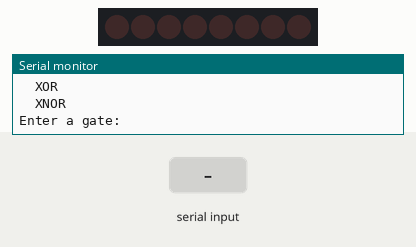
Simulated run of this sketch. Board: ESP32. Parts: 8 shift-register outputs drawn as a row of LEDs (first output left, lit = HIGH), the last lines printed to the serial monitor. Wiring (inferred from the names in the program): shift register (74HC595): data GPIO 23; shift clock GPIO 18; latch GPIO 19. Wiring (inferred from the signals the program sends): row of LEDs: on Q0, Q1, Q2, Q3, Q4, Q5, Q6, Q7. The test bench sets the inputs (shaded band).

Above: at 1.3 s.
1.4 s: "AND\n" received over Serial
At 2.6 s:
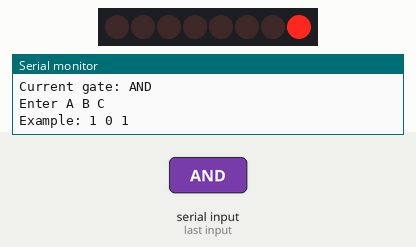
2.9 s: "OR\n" received over Serial
At 3.9 s:
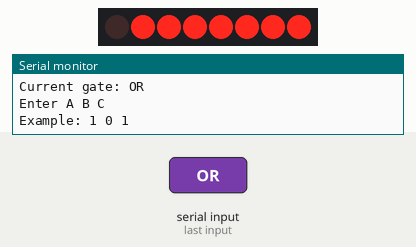
4.4 s: "NAND\n" received over Serial
At 5.1 s:
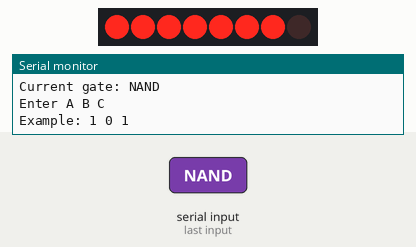
5.9 s: "NOR\n" received over Serial
At 6.2 s:
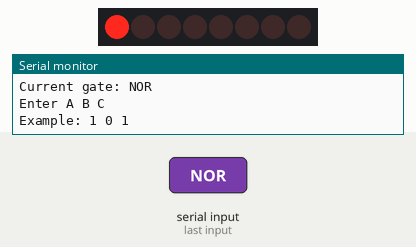
7.4 s: "XOR\n" received over Serial
At 8.6 s:
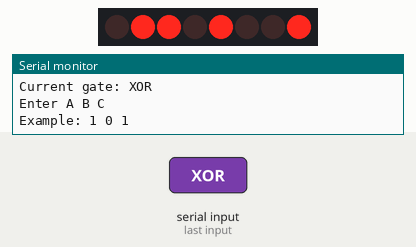
8.9 s: "XNOR\n" received over Serial
At 9.7 s:
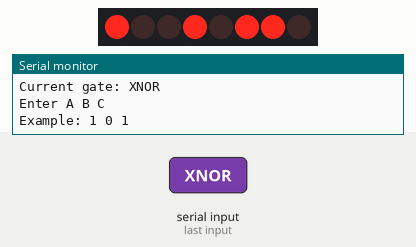
Timing chart, 0 to 11.4 s (numbered marks = the images above; inputs shaded):
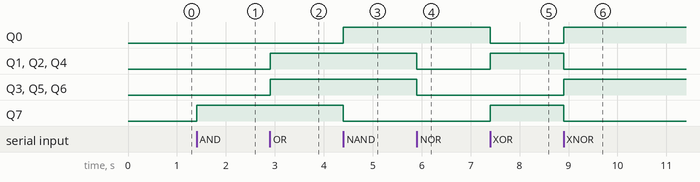

The sketch:

FPGA_prototype.ino
```cpp
// #define SER   12
// #define RCLK  11
// #define SCLK  10

// // 74LS151 select lines
// #define S0    6
// #define S1    5
// #define S2    4

#define SER   23
#define RCLK  19
#define SCLK  18

// 74LS151 select lines
#define S0    25
#define S1    26
#define S2    27


// ============================================================
// Current gate
// ============================================================

String currentGate = "";


// ============================================================
// Load LUT configuration into 74HC595
// ============================================================

void loadLUT(byte data)
{
  // Shift data into 74HC595

  digitalWrite(RCLK, LOW);

  shiftOut(SER, SCLK, MSBFIRST, data);

  // Latch data to QA-QH

  digitalWrite(RCLK, HIGH);
}


// ============================================================
// Set 74LS151 select lines
//
// S2 = A
// S1 = B
// S0 = C
// ============================================================

void setMUX(byte A, byte B, byte C)
{
  digitalWrite(S2, A);
  digitalWrite(S1, B);
  digitalWrite(S0, C);
}


// ============================================================
// Get LUT configuration for a gate
//
// Bit 0 -> QA -> I0
// Bit 1 -> QB -> I1
// ...
// Bit 7 -> QH -> I7
// ============================================================

byte getLUT(String gate)
{
  if (gate == "AND")
  {
    // 00000000 -> 0
    // 00000001 -> 0
    // 00000010 -> 0
    // 00000011 -> 0
    // 00000100 -> 0
    // 00000101 -> 0
    // 00000110 -> 0
    // 00000111 -> 1

    return 0b10000000;
  }


  else if (gate == "OR")
  {
    // Only 000 = 0

    return 0b11111110;
  }


  else if (gate == "NAND")
  {
    // Only 111 = 0

    return 0b01111111;
  }


  else if (gate == "NOR")
  {
    // Only 000 = 1

    return 0b00000001;
  }


  else if (gate == "XOR")
  {
    /*
        3-input XOR

        A B C | Y
        --------------
        0 0 0 | 0
        0 0 1 | 1
        0 1 0 | 1
        0 1 1 | 0
        1 0 0 | 1
        1 0 1 | 0
        1 1 0 | 0
        1 1 1 | 1

        I7 I6 I5 I4 I3 I2 I1 I0
         1  0  0  1  0  1  1  0
    */

    return 0b10010110;
  }


  else if (gate == "XNOR")
  {
    /*
        3-input XNOR

        A B C | Y
        --------------
        0 0 0 | 1
        0 0 1 | 0
        0 1 0 | 0
        0 1 1 | 1
        1 0 0 | 0
        1 0 1 | 1
        1 1 0 | 1
        1 1 1 | 0

        I7 I6 I5 I4 I3 I2 I1 I0
         0  1  1  0  1  0  0  1
    */

    return 0b01101001;
  }


  // Invalid gate

  return 0;
}


// ============================================================
// Check whether command is a valid gate
// ============================================================

bool isGate(String command)
{
  return
    command == "AND"  ||
    command == "OR"   ||
    command == "NAND" ||
    command == "NOR"  ||
    command == "XOR"  ||
    command == "XNOR";
}


// ============================================================
// Print LUT
// ============================================================

void printLUT(byte data)
{
  Serial.print("LUT = ");

  for (int i = 7; i >= 0; i--)
  {
    Serial.print((data >> i) & 1);
  }

  Serial.println();

  Serial.println();
  Serial.println("QH QG QF QE QD QC QB QA");

  for (int i = 7; i >= 0; i--)
  {
    Serial.print(" ");
    Serial.print((data >> i) & 1);
    Serial.print(" ");
  }

  Serial.println();
}


// ============================================================
// Configure a new gate
// ============================================================

void configureGate(String gate)
{
  byte lutData = getLUT(gate);

  currentGate = gate;

  Serial.println();
  Serial.print("Configuring ");
  Serial.print(gate);
  Serial.println("...");

  // Load LUT into 595

  loadLUT(lutData);

  Serial.println("LUT configuration loaded.");

  printLUT(lutData);

  Serial.println();
  Serial.print("Current gate: ");
  Serial.println(currentGate);

  Serial.println();
  Serial.println("Enter A B C");
  Serial.println("Example: 1 0 1");
  Serial.println();
}


// ============================================================
// Setup
// ============================================================

void setup()
{
  pinMode(SER, OUTPUT);
  pinMode(RCLK, OUTPUT);
  pinMode(SCLK, OUTPUT);

  pinMode(S0, OUTPUT);
  pinMode(S1, OUTPUT);
  pinMode(S2, OUTPUT);

  Serial.begin(9600);

  digitalWrite(RCLK, LOW);

  // Initial MUX state

  setMUX(0, 0, 0);

  Serial.println();
  Serial.println("======================================");
  Serial.println("        3-INPUT LUT TESTER");
  Serial.println("======================================");
  Serial.println();

  Serial.println("Available gates:");
  Serial.println("  AND");
  Serial.println("  OR");
  Serial.println("  NAND");
  Serial.println("  NOR");
  Serial.println("  XOR");
  Serial.println("  XNOR");

  Serial.println();
  Serial.println("Enter a gate:");
}


// ============================================================
// Main loop
// ============================================================

void loop()
{
  if (!Serial.available())
    return;


  // Read complete line

  String input = Serial.readStringUntil('\n');

  input.trim();
  input.toUpperCase();


  // Ignore empty input

  if (input.length() == 0)
    return;


  // ==========================================================
  // FIRST: Check whether user entered a GATE
  //
  // This is checked regardless of the current state.
  // Therefore you can change the gate at any time.
  // ==========================================================

  if (isGate(input))
  {
    configureGate(input);

    return;
  }


  // ==========================================================
  // If no gate has been selected yet
  // ==========================================================

  if (currentGate == "")
  {
    Serial.println();
    Serial.println("Please select a gate first.");

    Serial.println();
    Serial.println("Available:");
    Serial.println("AND");
    Serial.println("OR");
    Serial.println("NAND");
    Serial.println("NOR");
    Serial.println("XOR");
    Serial.println("XNOR");

    return;
  }


  // ==========================================================
  // Otherwise interpret input as A B C
  // ==========================================================

  int A;
  int B;
  int C;


  // Parse three integers

  if (sscanf(input.c_str(), "%d %d %d", &A, &B, &C) != 3)
  {
    Serial.println();
    Serial.println("Invalid input.");

    Serial.println();
    Serial.println("Enter:");
    Serial.println("A B C");

    Serial.println();
    Serial.println("Example:");
    Serial.println("1 0 1");

    Serial.println();
    Serial.println("Or enter a new gate:");
    Serial.println("AND / OR / NAND / NOR / XOR / XNOR");

    return;
  }


  // ==========================================================
  // Validate A B C
  // ==========================================================

  if ((A != 0 && A != 1) ||
      (B != 0 && B != 1) ||
      (C != 0 && C != 1))
  {
    Serial.println();
    Serial.println("ERROR: A, B and C must be 0 or 1.");

    return;
  }


  // ==========================================================
  // Calculate MUX address
  //
  // S2 S1 S0 = A B C
  //
  // Address = ABC
  // ==========================================================

  int address =
      (A << 2) |
      (B << 1) |
       C;


  // ==========================================================
  // Set MUX
  // ==========================================================

  setMUX(A, B, C);


  // ==========================================================
  // Calculate expected result
  //
  // This is ONLY for serial-monitor verification.
  // The actual result is generated by:
  //
  // 595 -> 151 -> LED
  //
  // ==========================================================

  int expected = 0;


  if (currentGate == "AND")
  {
    expected = A & B & C;
  }

  else if (currentGate == "OR")
  {
    expected = A | B | C;
  }

  else if (currentGate == "NAND")
  {
    expected = !(A & B & C);
  }

  else if (currentGate == "NOR")
  {
    expected = !(A | B | C);
  }

  else if (currentGate == "XOR")
  {
    expected = A ^ B ^ C;
  }

  else if (currentGate == "XNOR")
  {
    expected = !(A ^ B ^ C);
  }


  // ==========================================================
  // Display information
  // ==========================================================

  Serial.println();

  Serial.print("Gate : ");
  Serial.println(currentGate);

  Serial.print("A B C : ");
  Serial.print(A);
  Serial.print(" ");
  Serial.print(B);
  Serial.print(" ");
  Serial.println(C);

  Serial.print("S2 S1 S0 : ");
  Serial.print(A);
  Serial.print(" ");
  Serial.print(B);
  Serial.print(" ");
  Serial.println(C);

  Serial.print("Selected : I");
  Serial.println(address);

  Serial.print("Expected Y : ");
  Serial.println(expected);

  Serial.println();

  Serial.println("LED = actual LUT output.");

  Serial.println();
  Serial.println("Enter another A B C");
  Serial.println("or enter a new gate.");
}
```

Measured:
- after the input at 1.4 s, Q7: LOW → HIGH at once
- after the input at 2.9 s, Q1–6: LOW → HIGH at once
- after the input at 4.4 s, Q0: LOW → HIGH at once; Q7: HIGH → LOW at once
- after the input at 5.9 s, Q1–6: HIGH → LOW at once
- after the input at 7.4 s, Q0: HIGH → LOW at once; Q1, Q2, Q4, Q7: LOW → HIGH at once
- after the input at 8.9 s, Q0, Q3, Q5, Q6: LOW → HIGH at once; Q1, Q2, Q4, Q7: HIGH → LOW at once
